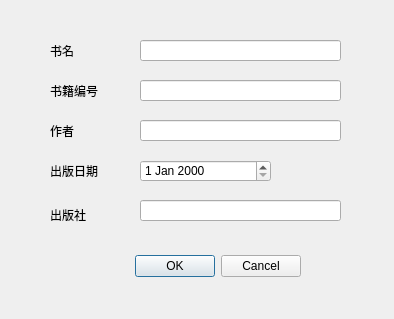
<?xml version="1.0" encoding="UTF-8"?>
<ui version="4.0">
 <class>addBook</class>
 <widget class="QDialog" name="addBook">
  <property name="geometry">
   <rect>
    <x>0</x>
    <y>0</y>
    <width>394</width>
    <height>319</height>
   </rect>
  </property>
  <property name="windowTitle">
   <string>Add Book</string>
  </property>
  <widget class="QDialogButtonBox" name="buttonBox">
   <property name="geometry">
    <rect>
     <x>100</x>
     <y>250</y>
     <width>201</width>
     <height>32</height>
    </rect>
   </property>
   <property name="orientation">
    <enum>Qt::Horizontal</enum>
   </property>
   <property name="standardButtons">
    <set>QDialogButtonBox::Cancel|QDialogButtonBox::Ok</set>
   </property>
  </widget>
  <widget class="QLineEdit" name="bookName">
   <property name="geometry">
    <rect>
     <x>140</x>
     <y>40</y>
     <width>201</width>
     <height>21</height>
    </rect>
   </property>
  </widget>
  <widget class="QLabel" name="label">
   <property name="geometry">
    <rect>
     <x>50</x>
     <y>40</y>
     <width>72</width>
     <height>21</height>
    </rect>
   </property>
   <property name="text">
    <string>书名</string>
   </property>
  </widget>
  <widget class="QLineEdit" name="writerName">
   <property name="enabled">
    <bool>true</bool>
   </property>
   <property name="geometry">
    <rect>
     <x>140</x>
     <y>120</y>
     <width>201</width>
     <height>21</height>
    </rect>
   </property>
  </widget>
  <widget class="QDateEdit" name="pubDate">
   <property name="geometry">
    <rect>
     <x>140</x>
     <y>160</y>
     <width>131</width>
     <height>22</height>
    </rect>
   </property>
  </widget>
  <widget class="QLineEdit" name="pubName">
   <property name="geometry">
    <rect>
     <x>140</x>
     <y>200</y>
     <width>201</width>
     <height>21</height>
    </rect>
   </property>
  </widget>
  <widget class="QLabel" name="label_2">
   <property name="geometry">
    <rect>
     <x>50</x>
     <y>80</y>
     <width>72</width>
     <height>21</height>
    </rect>
   </property>
   <property name="text">
    <string>书籍编号</string>
   </property>
  </widget>
  <widget class="QLabel" name="label_3">
   <property name="geometry">
    <rect>
     <x>50</x>
     <y>120</y>
     <width>72</width>
     <height>21</height>
    </rect>
   </property>
   <property name="text">
    <string>作者</string>
   </property>
  </widget>
  <widget class="QLabel" name="label_4">
   <property name="geometry">
    <rect>
     <x>50</x>
     <y>160</y>
     <width>72</width>
     <height>21</height>
    </rect>
   </property>
   <property name="text">
    <string>出版日期</string>
   </property>
  </widget>
  <widget class="QLabel" name="label_5">
   <property name="geometry">
    <rect>
     <x>50</x>
     <y>204</y>
     <width>72</width>
     <height>21</height>
    </rect>
   </property>
   <property name="text">
    <string>出版社</string>
   </property>
  </widget>
  <widget class="QLineEdit" name="bookNum">
   <property name="geometry">
    <rect>
     <x>140</x>
     <y>80</y>
     <width>201</width>
     <height>21</height>
    </rect>
   </property>
  </widget>
 </widget>
 <resources/>
 <connections>
  <connection>
   <sender>buttonBox</sender>
   <signal>accepted()</signal>
   <receiver>addBook</receiver>
   <slot>accept()</slot>
   <hints>
    <hint type="sourcelabel">
     <x>248</x>
     <y>254</y>
    </hint>
    <hint type="destinationlabel">
     <x>157</x>
     <y>274</y>
    </hint>
   </hints>
  </connection>
  <connection>
   <sender>buttonBox</sender>
   <signal>rejected()</signal>
   <receiver>addBook</receiver>
   <slot>reject()</slot>
   <hints>
    <hint type="sourcelabel">
     <x>316</x>
     <y>260</y>
    </hint>
    <hint type="destinationlabel">
     <x>286</x>
     <y>274</y>
    </hint>
   </hints>
  </connection>
 </connections>
</ui>
